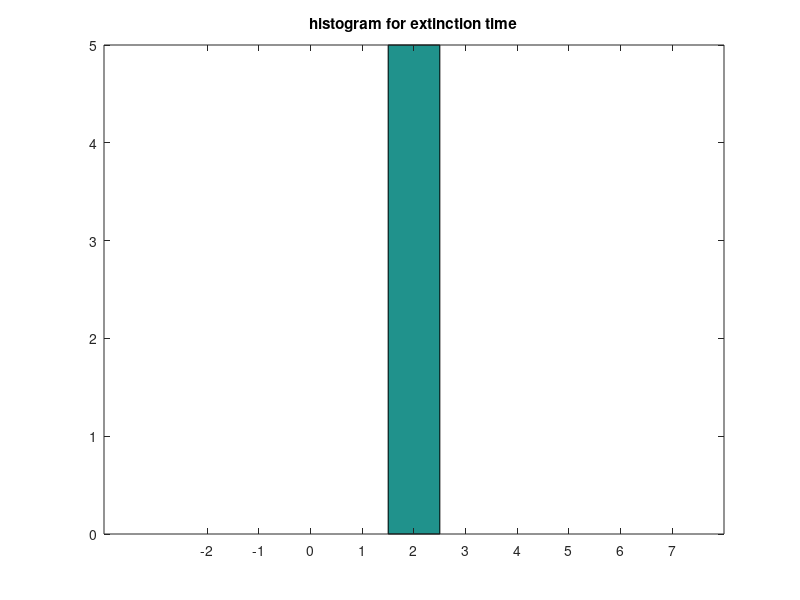

MATLAB code for this plot:
% branch.m
% This MATLAB code simulates a single-type branching process
% and tracks the population size. You are prompted to supply
% the initial number in the population, the offspring 
% distribution as probabilities for producing
% 0, 1, 2, and 3 offspring (if this doesn't sum to 1 then 
% it is assumed that the reamining probability is assigned to 
% having 4 offspring), a time over which to
% run the process and the number of samples of the process 
% to make. 
%
% The output will be vectors: x contains a list of the
% final population size from each sample; xct1 contains
% a list of the final population size conditioned on
% non-extinction, that is for all samples which have not
% gone extinct. The extinction probability is also 
% produced, as well as a graph of all sample trajectories
%
n1=input('initial population size:    ')
p0=input('probability of 0 offspring:     ')
p1=input('probability of 1 offspring:     ')
p2=input('probability of 2 offspring:     ')
p3=input('probability of 3 offspring:     ')
n=input('Time period for process:     ')
q=input('how many simulations to run:     ')
p4=1-p0-p1-p2-p3;
%
% population size will be called pop
% and time will be ct. sumpop will contain 
% the pop size within each sample obtained by summing
% all the offspring. 
%
x=[ ];
etimes=[ ];
nt=[ ];
tvals=[ ];
for i=1:q
pop=n1;
et=n+1;
for ct=1:n
 sumpop=0;
  if pop==0
     sumpop=0;
     if et > ct 
          et=ct;
      else 
      end;    
  else for j=1:pop
      a=rand(1,1);
      if a >= p0+p1+p2+p3
        kids=4;
      elseif a >= p0+p1+p2
        kids=3;
      elseif a >= p0+p1
        kids=2;
      elseif a >= p0
        kids=1;
      else
        kids=0;
      end;
% end of the for j loop
     sumpop=sumpop+kids;
     end;
     pop=sumpop;
%
% store the results
%
        tvals=[tvals ct];
        nt=[nt pop];

   end;
end;
plot(tvals,nt),pause
hold on;
xlabel('Time'); ylabel('Population size'); title('Branching Process');
nt=[ ];
tvals=[ ];
etimes(i)=et;
x(i)=pop;
end;
hold off;
hist(x)
title('histogram for all samples at final time'),pause
hist(etimes)
title('histogram for extinction time'),pause
mean(etimes), std(etimes)


